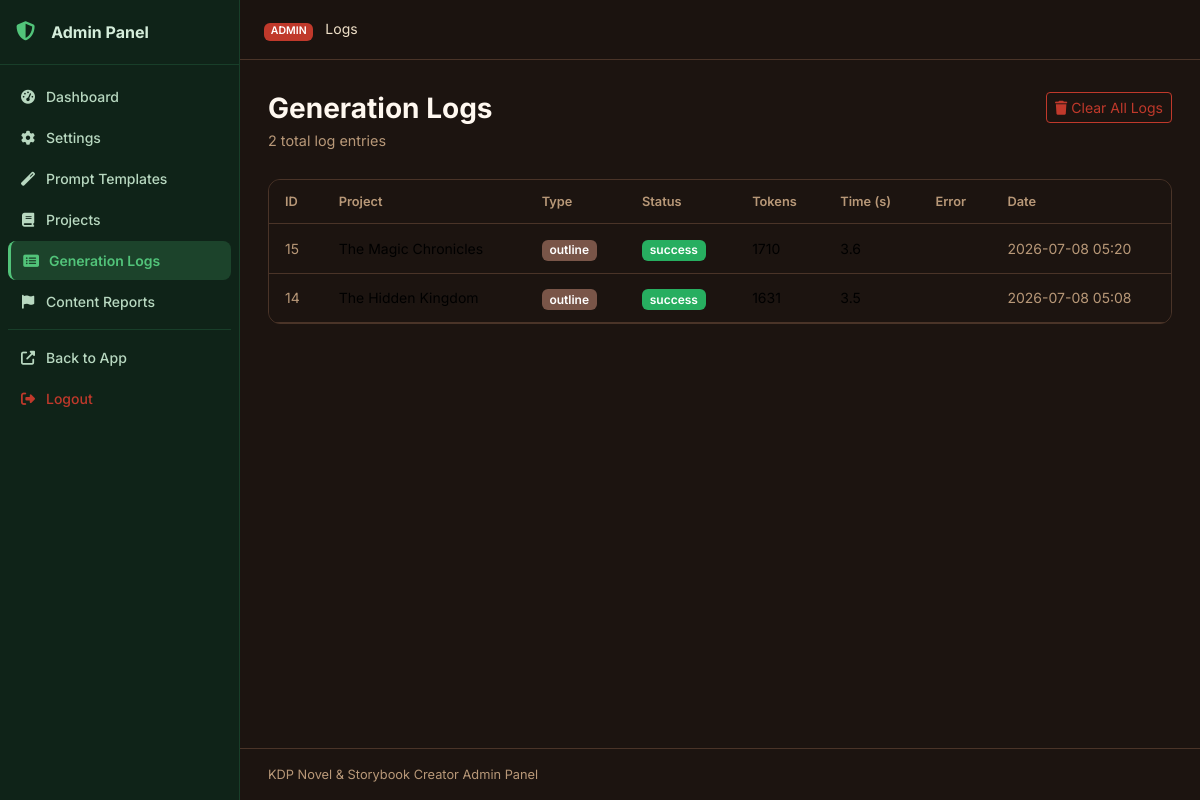
The app's page /julisunkan/logs (signed in), older data.
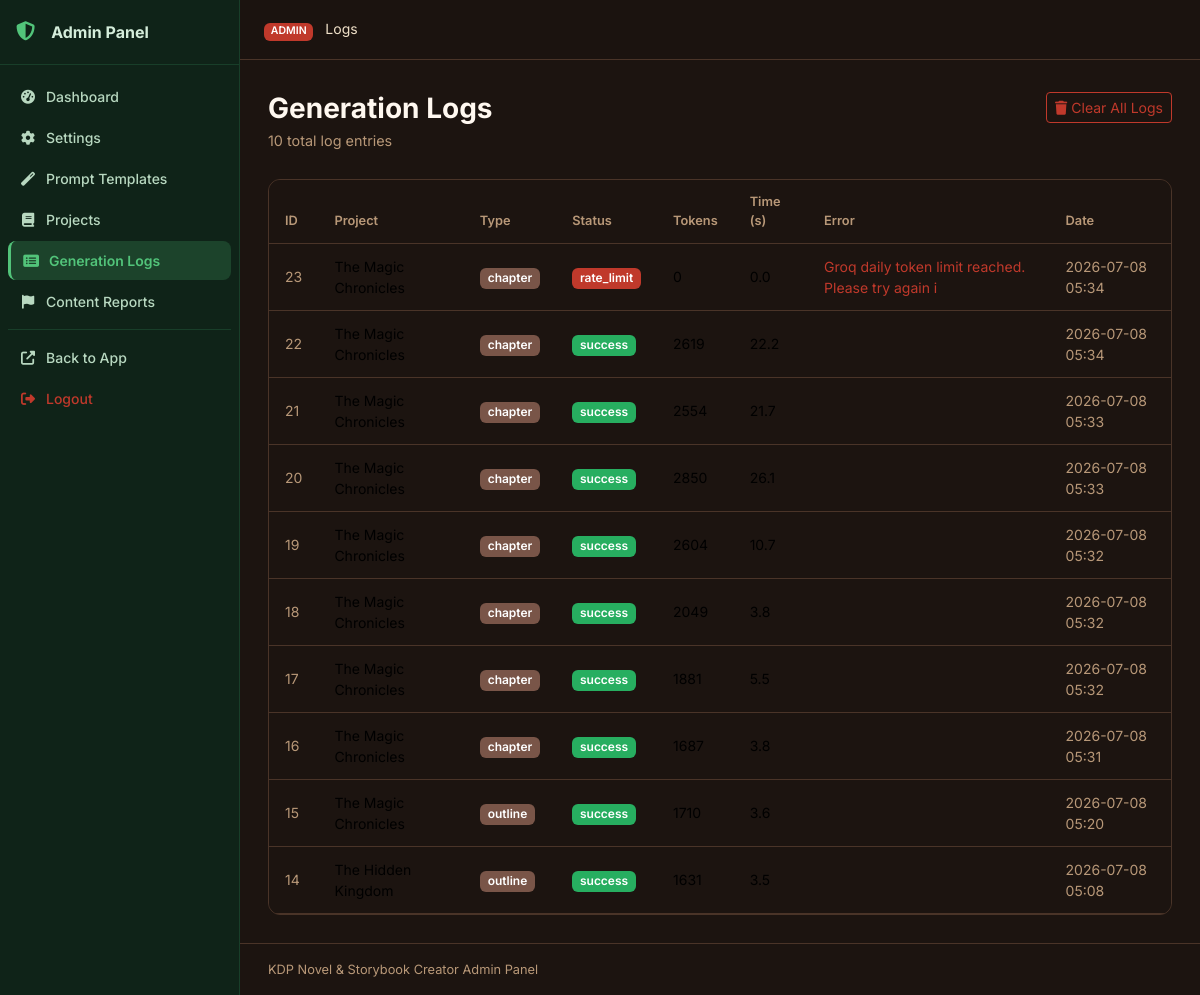
The same page, newer data.
### tables this page shows
CREATE TABLE generation_logs (
    id INTEGER PRIMARY KEY AUTOINCREMENT,
    project_id INTEGER,
    chapter_id INTEGER,
    log_type TEXT DEFAULT 'chapter',
    prompt TEXT DEFAULT '',
    response TEXT DEFAULT '',
    tokens_used INTEGER DEFAULT 0,
    generation_time REAL DEFAULT 0,
    status TEXT DEFAULT 'success',
    error_message TEXT DEFAULT '',
    created_at TIMESTAMP DEFAULT CURRENT_TIMESTAMP,
    FOREIGN KEY (project_id) REFERENCES projects(id) ON DELETE CASCADE
);

CREATE TABLE projects (
    id INTEGER PRIMARY KEY AUTOINCREMENT,
    title TEXT NOT NULL,
    subtitle TEXT DEFAULT '',
    genre TEXT DEFAULT 'Fantasy',
    audience TEXT DEFAULT 'Adult',
    description TEXT DEFAULT '',
    language TEXT DEFAULT 'English',
    story_type TEXT DEFAULT 'Novel',
    writing_style TEXT DEFAULT 'Descriptive',
    point_of_view TEXT DEFAULT 'Third Person Limited',
    tense TEXT DEFAULT 'Past',
    tone TEXT DEFAULT 'Adventurous',
    num_chapters INTEGER DEFAULT 10,
    words_per_chapter INTEGER DEFAULT 2000,
    creativity_level TEXT DEFAULT 'balanced',
    temperature REAL DEFAULT 0.7,
    top_p REAL DEFAULT 0.9,
    max_tokens INTEGER DEFAULT 4096,
    status TEXT DEFAULT 'draft',
    current_chapter INTEGER DEFAULT 0,
    total_words INTEGER DEFAULT 0,
    cover_prompt TEXT DEFAULT '',
    include_images INTEGER DEFAULT 0,
    images_per_chapter INTEGER DEFAULT 1,
    image_style TEXT DEFAULT 'Realistic',
    created_at TIMESTAMP DEFAULT CURRENT_TIMESTAMP,
    updated_at TIMESTAMP DEFAULT CURRENT_TIMESTAMP
);

### routes/admin.py (the view)
@bp.route('/logs')
@admin_required
def logs():
    db = get_db()
    page = int(request.args.get('page', 1))
    per_page = 50
    offset = (page - 1) * per_page
    total = db.execute('SELECT COUNT(*) FROM generation_logs').fetchone()[0]
    log_entries = db.execute(
        '''SELECT gl.*, p.title as project_title FROM generation_logs gl
           LEFT JOIN projects p ON gl.project_id = p.id
           ORDER BY gl.id DESC LIMIT ? OFFSET ?''',
        (per_page, offset)
    ).fetchall()
    return render_template('admin/logs.html', logs=log_entries, page=page,
                           per_page=per_page, total=total)

### database/__init__.py (called while the page is built)
def get_db():
    if 'db' not in g:
        db_path = current_app.config['DATABASE']
        os.makedirs(os.path.dirname(db_path), exist_ok=True)
        g.db = sqlite3.connect(db_path)
        g.db.row_factory = sqlite3.Row
        g.db.execute('PRAGMA foreign_keys = ON')
        g.db.execute('PRAGMA journal_mode = WAL')
    return g.db

### utils/helpers.py (called while the page is built)
def admin_required(f):
    @wraps(f)
    def decorated(*args, **kwargs):
        if not session.get('admin_logged_in'):
            return redirect(url_for('admin.login'))
        return f(*args, **kwargs)
    return decorated

def get_setting(db, key, default=''):
    row = db.execute('SELECT value FROM settings WHERE key = ?', (key,)).fetchone()
    return row['value'] if row else default

### templates/admin/logs.html (shortened to what this page needs)
{% extends "admin/base.html" %}
{% block breadcrumb %}Logs{% endblock %}
{% block admin_content %}
<div class="page-header">
  <div>
    <h1 class="page-title">Generation Logs</h1>
    <p class="page-subtitle">{{ total }} total log entries</p>
  </div>
  <form method="POST" action="{{ url_for('admin.clear_logs') }}" id="clearLogsForm">
    <button type="button" class="btn btn-outline-danger btn-sm"
            onclick="showConfirm('Clear all logs? This cannot be undone.', function(){ document.getElementById('clearLogsForm').submit(); })">
      <i class="fas fa-trash me-1"></i>Clear All Logs
    </button>
  </form>
</div>
<div class="card data-card">
  <div class="card-body p-0">
    <div class="table-responsive">
      <table class="table table-sm table-hover align-middle mb-0">
        <thead>
          <tr>
            <th>ID</th><th>Project</th><th>Type</th><th>Status</th>
            <th>Tokens</th><th>Time (s)</th><th>Error</th><th>Date</th>
          </tr>
        </thead>
        <tbody>
          {% for log in logs %}
          <tr>
            <td class="text-muted small">{{ log.id }}</td>
            <td class="small">{{ log.project_title or '—' }}</td>
            <td><span class="badge bg-secondary">{{ log.log_type }}</span></td>
            <td>
              <span class="badge bg-{{ 'success' if log.status == 'success' else 'danger' }}">
                {{ log.status }}
              </span>
            </td>
            <td class="small">{{ log.tokens_used }}</td>
            <td class="small">{{ '%.1f'|format(log.generation_time) }}</td>
            <td class="small text-danger">{{ log.error_message[:50] if log.error_message else '' }}</td>
            <td class="text-muted small">{{ log.created_at[:16] if log.created_at else '—' }}</td>
          </tr>
          {% endfor %}
        </tbody>
      </table>
    </div>
  </div>
</div>
{% set total_pages = (total / per_page) | round(0, 'ceil') | int %}
{% endblock %}

Row changes from the older to the newer data that the page shows:
added generation_logs: id "23", title "The Magic Chronicles", log_type "chapter", status "rate_limit", tokens_used "0", generation_time "0.0", error_message "Groq daily token limit reached. Please try again i", created_at "2026-07-08 05:34"
added generation_logs: id "22", title "The Magic Chronicles", log_type "chapter", status "success", tokens_used "2619", generation_time "22.2", created_at "2026-07-08 05:34"
added generation_logs: id "21", title "The Magic Chronicles", log_type "chapter", status "success", tokens_used "2554", generation_time "21.7", created_at "2026-07-08 05:33"
added generation_logs: id "20", title "The Magic Chronicles", log_type "chapter", status "success", tokens_used "2850", generation_time "26.1", created_at "2026-07-08 05:33"
added generation_logs: id "19", title "The Magic Chronicles", log_type "chapter", status "success", tokens_used "2604", generation_time "10.7", created_at "2026-07-08 05:32"
added generation_logs: id "18", title "The Magic Chronicles", log_type "chapter", status "success", tokens_used "2049", generation_time "3.8", created_at "2026-07-08 05:32"
added generation_logs: id "17", title "The Magic Chronicles", log_type "chapter", status "success", tokens_used "1881", generation_time "5.5", created_at "2026-07-08 05:32"
added generation_logs: id "16", title "The Magic Chronicles", log_type "chapter", status "success", tokens_used "1687", generation_time "3.8", created_at "2026-07-08 05:31"
Text that changed along with them:
{{ total }}: "2" → "10"
